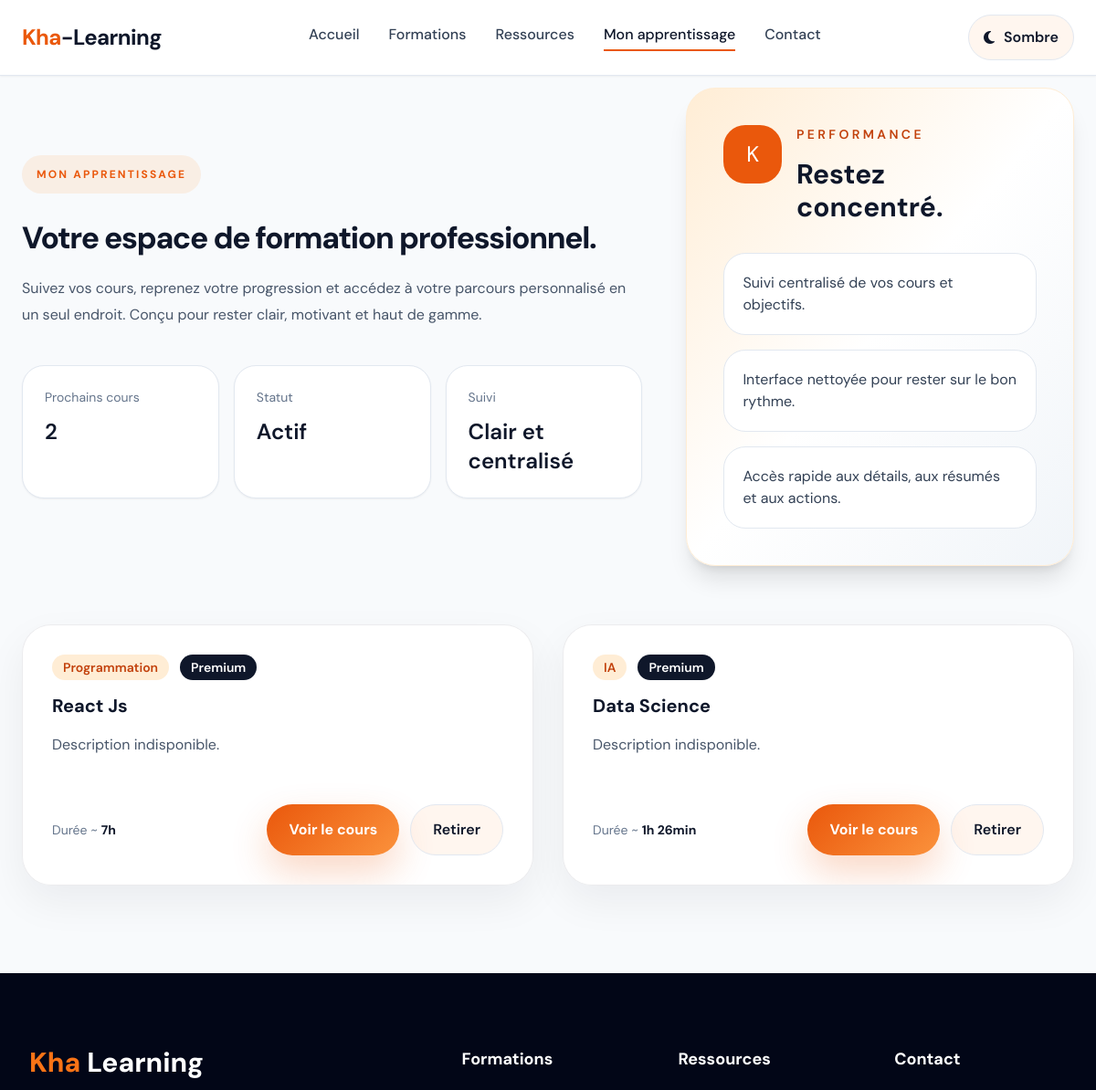
Page /apprentissage/ (signed in, upper part) on the earlier database version.
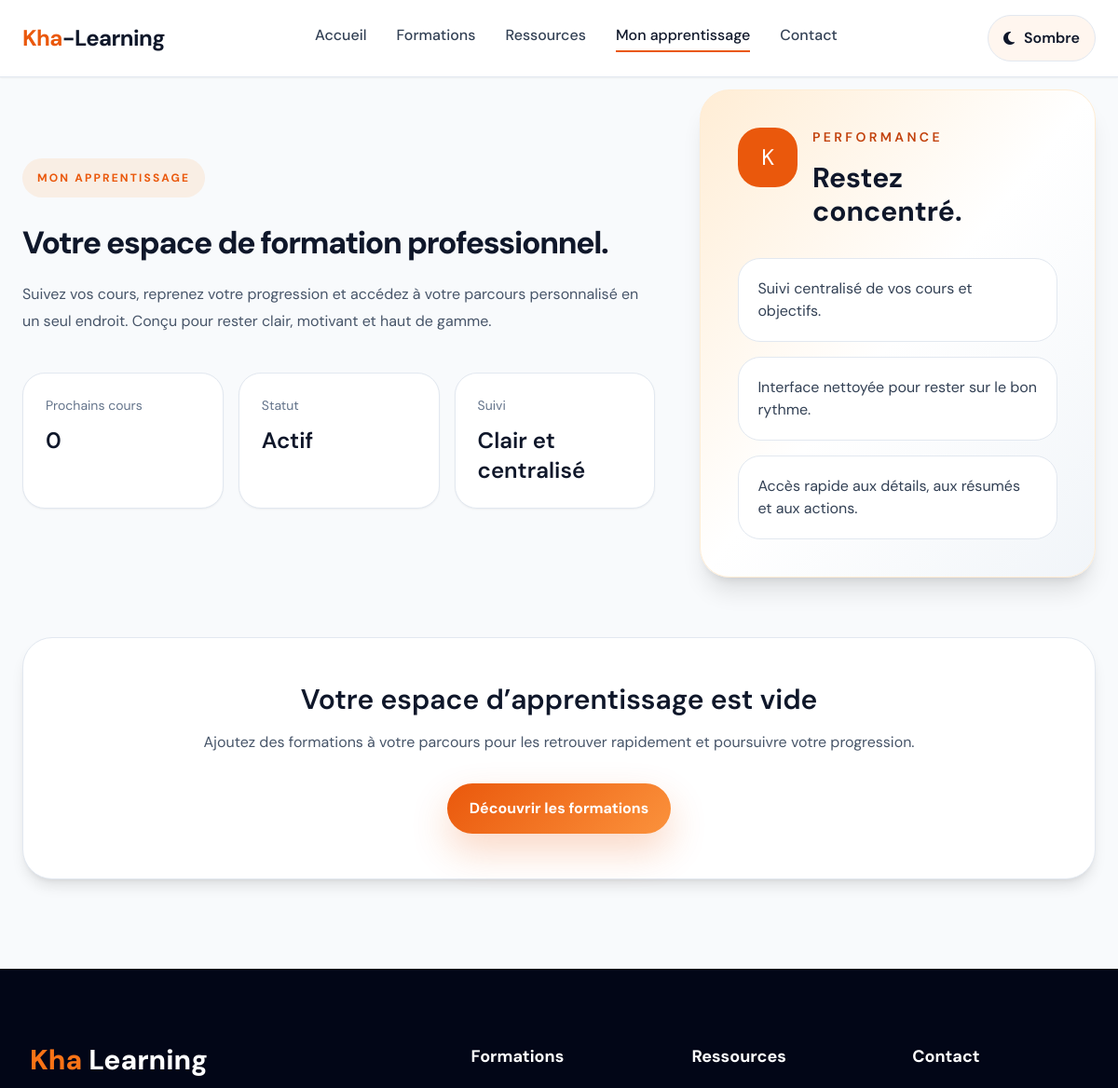
Same page on the later database version.
### main/models.py (models this page shows, shortened)
class Course(models.Model):
    title = models.CharField(max_length=200)
    description = models.TextField(blank=True)
    image = models.ImageField(upload_to='images/', blank=True, null=True)
    category = models.ForeignKey(
        Category, on_delete=models.SET_NULL, null=True, related_name='courses'
    )
    created_at = models.DateTimeField(default=timezone.now)
    updated_at = models.DateTimeField(auto_now=True)
    is_featured = models.BooleanField(default=False)
    youtube_url = models.URLField(blank=True, null=True)
    author = models.CharField(max_length=100, blank=True)
    duration = models.PositiveIntegerField(blank=True, null=True, help_text="Durée en minutes")
    level = models.CharField(
        max_length=50,
        blank=True,
        choices=[('Beginner','Beginner'),('Intermediate','Intermediate'),('Advanced','Advanced')]
    )
    learning_points = models.TextField(
        blank=True,
        help_text="Écrire chaque point sur une nouvelle ligne"
    )
    class Meta:
        ordering = ['-created_at']
    def duration_display(self):
        if not self.duration:
            return "Variable"
        hours = self.duration // 60
        minutes = self.duration % 60
        if hours > 0:
            return f"{hours}h {minutes}min" if minutes > 0 else f"{hours}h"
        return f"{minutes}min"

class Category(models.Model):
    name = models.CharField(max_length=100)
    description = models.TextField(blank=True)
    image = models.ImageField(upload_to='categories/', blank=True, null=True)
    slug = models.SlugField(unique=True)
    class Meta:
        verbose_name_plural = "Categories"

### main/views.py (the view)
# urls.py: path('apprentissage/', views.apprentissage, name='apprentissage'),
def apprentissage(request):
    courses = []
    if request.user.is_authenticated:
        courses = [l.course for l in request.user.learning_courses.all()]
    return render(request, 'main/apprentissage.html', {'courses': courses})

### main/templates/main/apprentissage.html (shortened to what this page needs)
{% extends "main/base.html" %}
{% block content %}
<section class="bg-slate-50 py-24">
  <div class="page-content">
    <div class="grid gap-12 lg:grid-cols-[1.6fr_1fr] items-center">
      <div>
        <span class="section-pill">Mon apprentissage</span>
        <h1 class="section-heading mt-6">Votre espace de formation professionnel.</h1>
        <p class="section-copy max-w-3xl">Suivez vos cours, reprenez votre progression et accédez à votre parcours personnalisé en un seul endroit. Conçu pour rester clair, motivant et haut de gamme.</p>
        <div class="mt-10 grid gap-4 sm:grid-cols-3">
          <div class="rounded-3xl bg-white border border-slate-200 p-6 shadow-sm">
            <p class="text-sm text-slate-500">Prochains cours</p>
            <p class="mt-3 text-2xl font-semibold text-slate-900">{{ courses|length }}</p>
          </div>
          <div class="rounded-3xl bg-white border border-slate-200 p-6 shadow-sm">
            <p class="text-sm text-slate-500">Statut</p>
            <p class="mt-3 text-2xl font-semibold text-slate-900">{% if user.is_authenticated %}Actif{% else %}Invité{% endif %}</p>
          </div>
          <div class="rounded-3xl bg-white border border-slate-200 p-6 shadow-sm">
            <p class="text-sm text-slate-500">Suivi</p>
            <p class="mt-3 text-2xl font-semibold text-slate-900">Clair et centralisé</p>
          </div>
        </div>
      </div>
      <div class="rounded-[32px] bg-gradient-to-br from-orange-100 via-white to-slate-100 p-10 shadow-xl border border-orange-100">
        <div class="flex items-start gap-4">
          <div class="h-16 w-16 rounded-3xl bg-orange-600 text-white grid place-items-center text-2xl">K</div>
          <div>
            <p class="text-sm uppercase tracking-[0.24em] font-semibold text-orange-700">Performance</p>
            <h2 class="mt-4 text-3xl font-bold text-slate-900">Restez concentré.</h2>
          </div>
        </div>
        <ul class="mt-8 space-y-4 text-slate-700">
          <li class="rounded-3xl bg-white p-5 border border-slate-200">Suivi centralisé de vos cours et objectifs.</li>
          <li class="rounded-3xl bg-white p-5 border border-slate-200">Interface nettoyée pour rester sur le bon rythme.</li>
          <li class="rounded-3xl bg-white p-5 border border-slate-200">Accès rapide aux détails, aux résumés et aux actions.</li>
        </ul>
      </div>
    </div>
    {% if user.is_authenticated %}
      {% if courses %}
        <div class="mt-16 grid gap-8 lg:grid-cols-2">
          {% for course in courses %}
            <article class="site-card p-8 flex flex-col justify-between h-full">
              <div>
                <div class="flex flex-wrap items-center gap-3 mb-4 text-sm text-slate-500">
                  {% if course.category %}
                    <span class="inline-flex items-center rounded-full bg-orange-100 px-3 py-1 text-orange-700 font-semibold">{{ course.category.name }}</span>
                  {% endif %}
                  {% if course.is_featured %}
                    <span class="inline-flex items-center rounded-full bg-slate-900 px-3 py-1 text-white font-semibold">Premium</span>
                  {% endif %}
                </div>
                <h2 class="site-card-title">{{ course.title }}</h2>
                <p class="site-card-text mt-4">{{ course.description|truncatechars:140 }}</p>
              </div>
              <div class="mt-8 flex flex-col sm:flex-row sm:items-center sm:justify-between gap-4">
                <span class="text-sm text-slate-500">Durée ~ <strong class="text-slate-900">{{ course.duration_display }}</strong></span>
                <div class="flex flex-wrap gap-3">
                  <a href="{% url 'course_detail' course.id %}" class="button-primary">Voir le cours</a>
                  <form action="{% url 'remove_from_learning' course.id %}" method="post" class="m-0">
                    <button type="submit" class="button-secondary">Retirer</button>
                  </form>
                </div>
              </div>
            </article>
          {% endfor %}
        </div>
      {% else %}
        <div class="mt-16 rounded-[32px] bg-white border border-slate-200 p-12 text-center shadow-lg">
          <h2 class="text-3xl font-semibold text-slate-900">Votre espace d’apprentissage est vide</h2>
          <p class="text-slate-600 mt-4">Ajoutez des formations à votre parcours pour les retrouver rapidement et poursuivre votre progression.</p>
          <a href="{% url 'formations' %}" class="button-primary mt-8 inline-flex">Découvrir les formations</a>
        </div>
      {% endif %}
    {% endif %}
  </div>
</section>
{% endblock %}

### main/templates/main/base.html (shortened to what this page needs)
<!DOCTYPE html>
<html lang="fr">
  <head>
    <link rel="stylesheet" href="https://cdnjs.cloudflare.com/ajax/libs/font-awesome/6.5.1/css/all.min.css" />
    <script src="https://cdn.tailwindcss.com"></script>
  </head>
  <body>
    {% include 'main/navbar.html' %}
    {% block content %}{% endblock %}
    {% include 'main/footer.html' %}
  </body>
</html>

### main/templates/main/navbar.html (shortened to what this page needs)
<nav class="bg-white border-b border-slate-200 shadow-sm fixed w-full z-50">
  <div class="max-w-7xl mx-auto px-6 py-4 flex items-center justify-between gap-6">
    <a href="/" class="text-2xl font-bold tracking-tight text-slate-900">
      <span class="text-orange-600">Kha</span><span class="text-slate-900">-Learning</span>
    </a>
    <div class="hidden md:flex items-center gap-8 text-slate-700 font-medium">
      <a href="{% url 'acceuil' %}" class="pb-1 border-b-2 transition-all duration-300 {% if request.path == '/' %}border-orange-600 text-slate-900{% else %}border-transparent hover:text-slate-900 hover:border-slate-300{% endif %}">Accueil</a>
      <a href="{% url 'formations' %}" class="pb-1 border-b-2 transition-all duration-300 {% if request.path == '/formations/' %}border-orange-600 text-slate-900{% else %}border-transparent hover:text-slate-900 hover:border-slate-300{% endif %}">Formations</a>
      <a href="{% url 'ressources' %}" class="pb-1 border-b-2 transition-all duration-300 {% if request.path == '/ressources/' %}border-orange-600 text-slate-900{% else %}border-transparent hover:text-slate-900 hover:border-slate-300{% endif %}">Ressources</a>
      <a href="{% url 'apprentissage' %}" class="pb-1 border-b-2 transition-all duration-300 {% if request.path == '/apprentissage/' %}border-orange-600 text-slate-900{% else %}border-transparent hover:text-slate-900 hover:border-slate-300{% endif %}">Mon apprentissage</a>
      <a href="{% url 'contact' %}" class="pb-1 border-b-2 transition-all duration-300 {% if request.path == '/contact/' %}border-orange-600 text-slate-900{% else %}border-transparent hover:text-slate-900 hover:border-slate-300{% endif %}">Contact</a>
    </div>
    <div class="flex items-center gap-3">
      <button id="theme-toggle" class="button-secondary hidden md:inline-flex px-4 py-3">
        <i class="fa-solid fa-moon"></i>
        <span id="theme-toggle-label">Sombre</span>
      </button>
    </div>
  </div>
</nav>

### main/templates/main/footer.html (shortened to what this page needs)
<footer class="bg-slate-950 text-slate-300">
  <div class="max-w-7xl mx-auto px-6 lg:px-8 py-20">
    <div class="grid grid-cols-1 md:grid-cols-2 lg:grid-cols-5 gap-12">
      <div class="lg:col-span-2">
        <h2 class="text-3xl font-extrabold mb-5">
          <span class="text-orange-500">Kha</span>
          <span class="text-white">Learning</span>
        </h2>
      </div>
      <div>
        <h3 class="text-white font-bold text-lg mb-6">Formations</h3>
      </div>
      <div>
        <h3 class="text-white font-bold text-lg mb-6">Ressources</h3>
      </div>
      <div>
        <h3 class="text-white font-bold text-lg mb-6">Contact</h3>
      </div>
    </div>
  </div>
</footer>

### main/templates/main/base.html (style rules this page uses)
:root { color-scheme: light; --bg: #f8fafc; --surface: #ffffff; --surface-soft: #f1f5f9; --text: #0f172a; --muted: #475569; --border: #e2e8f0; --accent: #ea580c; --accent-soft: rgba(234, 88, 12, 0.12); --shadow: 0 20px 60px rgba(15, 23, 42, 0.08); }
* { box-sizing: border-box; }
html { scroll-behavior: smooth; }
body { margin: 0; min-height: 100vh; background: var(--bg); color: var(--text); font-family: "DM Sans", Inter, system-ui, -apple-system, BlinkMacSystemFont, sans-serif; }
a { color: inherit; text-decoration: none; }
button, input, textarea, select { font: inherit; }
.page-content { max-width: 1200px; margin: 0 auto; padding: 0 24px; }
.section-heading { font-size: clamp(2rem, 2.8vw, 2.5rem); font-weight: 800; letter-spacing: -0.04em; margin-bottom: 16px; color: #0f172a; }
.section-copy { color: var(--muted); max-width: 720px; line-height: 1.8; margin-bottom: 32px; }
.button-primary { display: inline-flex; align-items: center; justify-content: center; gap: 10px; padding: 15px 24px; border-radius: 999px; background: linear-gradient(135deg, var(--accent), #fb923c); color: #fff; font-weight: 700; box-shadow: 0 18px 40px rgba(234, 88, 12, 0.24); transition: transform 0.2s ease; }
.button-secondary { display: inline-flex; align-items: center; justify-content: center; gap: 10px; padding: 15px 24px; border-radius: 999px; border: 1px solid var(--border); background: rgba(251, 146, 60, 0.08); color: var(--text); font-weight: 600; transition: background 0.2s ease, transform 0.2s ease; }
.section-pill { display: inline-flex; align-items: center; gap: 0.5rem; padding: 0.75rem 1rem; border-radius: 999px; background: rgba(251, 146, 60, 0.12); color: var(--accent); text-transform: uppercase; font-size: 0.75rem; letter-spacing: 0.18em; font-weight: 700; }

Differences in the rows shown:
no longer on this page (row unchanged): Course: category.name "Programmation", is_featured "Premium", title "React Js", description "Description indisponible.", duration_display "7h"
no longer on this page (row edited): Course: category.name "IA", is_featured "Premium", title "Data Science", description "Description indisponible.", duration_display "1h 26min"
Other differences:
{{ courses|length }}: "2" → "0"
text now shown: "Votre espace d’apprentissage est vide Ajoutez des formations à votre parcours pour les retrouver rapidement et poursuivre votre progression. Découvrir les formations"
